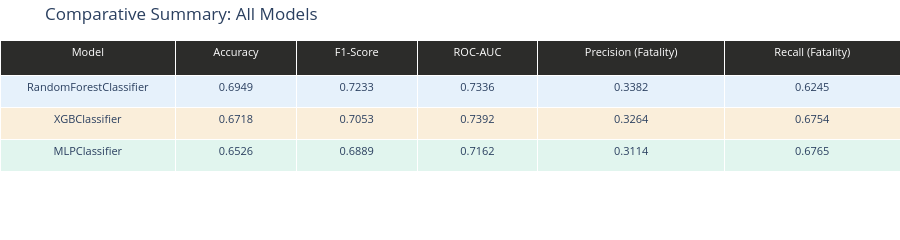

The notebook cell saved with this chart:
### Code cell
# -- Visualización 4: Tabla resumen ----------------------------------------------
df_resumen = df_res[['modelo','accuracy','f1_score','roc_auc',
                     'precision_fallecido','recall_fallecido']].copy()

fig_tabla = go.Figure(go.Table(
    columnwidth=[160, 110, 110, 110, 170, 160],
    header=dict(
        values=['Model','Accuracy','F1-Score','ROC-AUC',
                'Precision (Fatality)','Recall (Fatality)'],
        fill_color='#2c2c2a',
        font=dict(color='white', size=11),
        align='center',
        height=35
    ),
    cells=dict(
        values=[
            df_resumen['modelo'],
            df_resumen['accuracy'].apply(lambda x: f'{x:.4f}'),
            df_resumen['f1_score'].apply(lambda x: f'{x:.4f}'),
            df_resumen['roc_auc'].apply(lambda x: f'{x:.4f}'),
            df_resumen['precision_fallecido'].apply(lambda x: f'{x:.4f}'),
            df_resumen['recall_fallecido'].apply(lambda x: f'{x:.4f}')
        ],
        fill_color=[['#E6F1FB','#FAEEDA','#E1F5EE']],
        font=dict(size=11),
        align='center',
        height=32
    )
))
fig_tabla.update_layout(
    title='Comparative Summary: All Models',
    height=220,
    margin=dict(l=0, r=0, t=40, b=0),
    template='plotly_white'
)
fig_tabla.show()

### Figure 1 — Plotly figure (JSON) as saved in the notebook; plotly's stock layout.template omitted (floating-point values rounded to 4 significant figures)
{"data": [{"cells": {"align": "center", "fill": {"color": [["#E6F1FB", "#FAEEDA", "#E1F5EE"]]}, "font": {"size": 11}, "height": 32, "values": [["RandomForestClassifier", "XGBClassifier", "MLPClassifier"], ["0.6949", "0.6718", "0.6526"], ["0.7233", "0.7053", "0.6889"], ["0.7336", "0.7392", "0.7162"], ["0.3382", "0.3264", "0.3114"], ["0.6245", "0.6754", "0.6765"]]}, "columnwidth": [160, 110, 110, 110, 170, 160], "header": {"align": "center", "fill": {"color": "#2c2c2a"}, "font": {"color": "white", "size": 11}, "height": 35, "values": ["Model", "Accuracy", "F1-Score", "ROC-AUC", "Precision (Fatality)", "Recall (Fatality)"]}, "type": "table"}], "layout": {"height": 220, "margin": {"b": 0, "l": 0, "r": 0, "t": 40}, "title": {"text": "Comparative Summary: All Models"}}}
